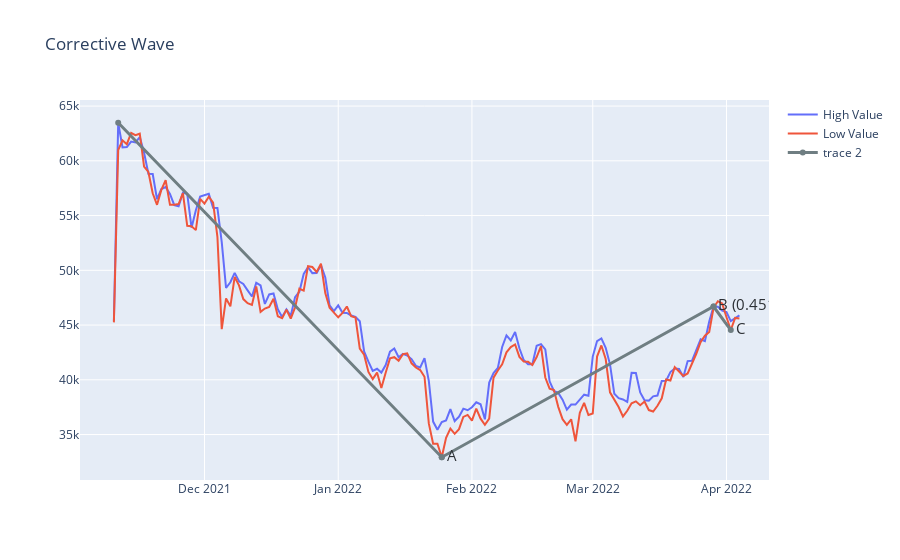

Notebook source saved alongside this figure:
### Code cell
# Corrective Pattern points
wa_pred = WaveAnalyzer(df=df_pred, verbose=False)
wavepatterns_down_pred = []
wave_options_correction_pred = WaveOptionsGenerator3(up_to=9)
idx_start_cor = np.argmax(np.array(list(df_pred['High'])))
try:
    wave_cycles = set()
    for new_option_correction_pred in wave_options_correction_pred.options_sorted:
        waves_cor_pred = wa_pred.find_corrective_wave(idx_start=idx_start_cor, wave_config=new_option_correction_pred.values)

        if waves_cor_pred:
            wavepattern_cor_pred = WavePattern(waves_cor_pred, verbose=True)

            for rule in rules_to_check:

                if wavepattern_cor_pred.check_rule(rule):
                    if wavepattern_cor_pred in wavepatterns_down_pred:
                        continue
                    else:
                        wavepatterns_down_pred.append(wavepattern_cor_pred)
                        print(f'{rule.name} found: {new_option_correction_pred.values}')
    
except Exception as e:
    print("\n\n\n", e)
plot_pattern_two(df=df_pred, wave_pattern=wavepattern_cor_pred, title="Corrective Wave")
# print(df_pred)
wavepattern_cor_pred

### Figure 1 — Plotly figure (JSON) as saved in the notebook; plotly's stock layout.template omitted (floating-point values rounded to 4 significant figures; data arrays with more than 128 entries replaced by an {"elided": "..."} marker saying what was removed)
{"data": [{"name": "High Value", "type": "scatter", "x": {"elided": "146 str values"}, "y": {"elided": "146 float values"}}, {"name": "Low Value", "type": "scatter", "x": {"elided": "146 str values"}, "y": {"elided": "146 float values"}}, {"line": {"color": "rgb(111, 126, 130)", "width": 3}, "mode": "lines+markers+text", "text": [" ", "A", " ", "B (0.451)", " ", "C"], "textfont": {"color": "#2c3035", "size": 15}, "textposition": "middle right", "type": "scatter", "x": ["2021-11-11", "2022-01-25", "2022-01-25", "2022-03-29", "2022-03-29", "2022-04-02"], "y": [63480.0, 32930.0, 32930.0, 46690.0, 46690.0, 44550.0]}], "layout": {"title": {"text": "Corrective Wave"}, "xaxis": {"rangeslider": {"visible": false}}}}
